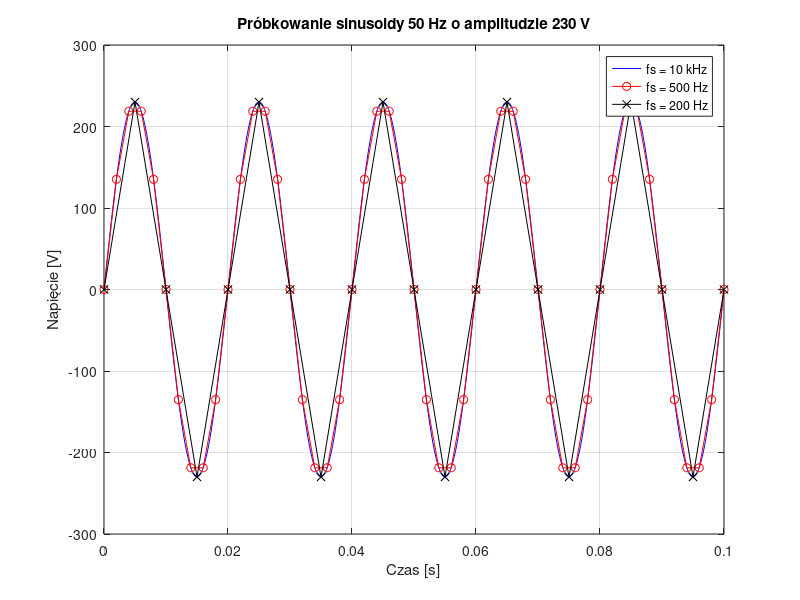

Reproduce this figure in MATLAB.
% Parametry sygnału
A = 230;           % Amplituda [V]
f = 50;            % Częstotliwość [Hz]
T = 0.1;           % Czas trwania [s]

% Częstotliwości próbkowania
fs1 = 10000;       % 10 kHz
fs2 = 500;         % 500 Hz
fs3 = 200;         % 200 Hz

% Generowanie sygnału

t1 = 0:1/fs1:T; 
t2 = 0:1/fs2:T; 
t3 = 0:1/fs3:T; 

s1 = A * sin(2 * pi * f * t1);
s2 = A * sin(2 * pi * f * t2);
s3 = A * sin(2 * pi * f * t3);

% Rysowanie wykresu
figure;
plot(t1, s1, 'b-');          % Pseudo analogowy sygnał
hold on;
plot(t2, s2, 'r-o');         % Próbkowanie 500 Hz
plot(t3, s3, 'k-x');         % Próbkowanie 200 Hz

% Dodatkowe ustawienia wykresu
grid on;
xlabel('Czas [s]');
ylabel('Napięcie [V]');
legend('fs = 10 kHz', 'fs = 500 Hz', 'fs = 200 Hz');
title('Próbkowanie sinusoidy 50 Hz o amplitudzie 230 V');

hold off;
